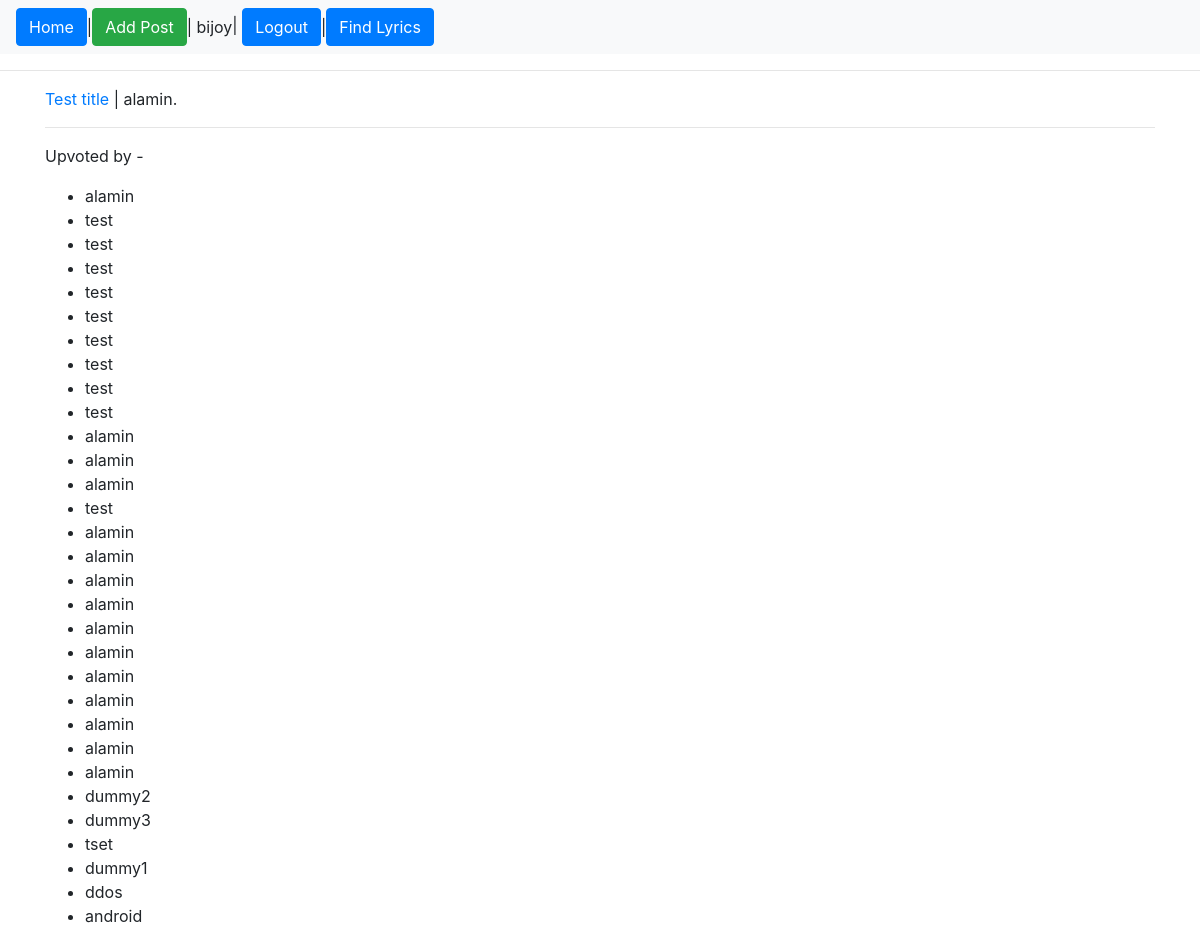
Page /post/upvoted-by/1/ (signed in) on the committed database.
### playground/models.py (models this page shows)
class Post(models.Model):
	title = models.CharField(max_length=200)
	content = models.TextField()
	author = models.ForeignKey(User, on_delete=models.CASCADE)

class Upvote(models.Model):
	post = models.ForeignKey(Post, on_delete = models.CASCADE, default=1)
	user = models.ForeignKey(User, on_delete = models.CASCADE, default=1)

### playground/views.py (the view)
# urls.py: path('post/upvoted-by/<int:post_id>/', views.upvoted_by, name='upvoted_by'),
def upvoted_by(request, post_id):
	post = get_object_or_404(Post, id=post_id)
	up_by = get_list_or_404(Upvote, post=post)
	return render(request, 'playground/upvoted_by.html',
		{'up_by': up_by, 'post': post}
	)

### playground/templates/playground/upvoted_by.html (shortened to what this page needs)
{% extends "playground/base.html" %}
{% block content %}
	<p><a href="{% url 'post_details' post.id %}">{{ post.title }}</a> | {{ post.author }}.
	</p>
	<hr>
	<p>
		Upvoted by -
	</p>
	<ul>
		{% for up in up_by %}
			<li>{{ up.user.username }}</li>
		{% endfor %}
	</ul>
{% endblock %}

### playground/templates/playground/base.html (shortened to what this page needs)
<!doctype html>
<html lang="en">
  <head>
    <link rel="stylesheet" href="https://stackpath.bootstrapcdn.com/bootstrap/4.1.1/css/bootstrap.min.css">
</head>
<body>
	<div>
		<nav class="navbar navbar-expand-lg navbar-light bg-light">
			<a href="/"><button class="btn btn-primary">Home</button></a> |
			<a href="{% url 'addPost' %}" class="btn btn-success">Add Post</a>
			{% if request.user.is_authenticated %}
				<span> | {{ request.user }}</span>
				<span>| <a href="{% url 'logout' %}" class="btn btn-primary">Logout</a></span>
			{% else %}
			 | <a href="{% url 'login' %}" class="btn btn-primary">Login</a> |
			 <a href="{% url 'signup' %}" class="btn btn-primary">SignUp</a>
			{% endif %} |
			<a href="{% url 'find_lyrics' %}" class="btn btn-primary">Find Lyrics</a>
		</nav>
	</div>
	<hr>
	<div class="container">
		{% block content %} {% endblock %}
	</div>
</body>
</html>

### rows in the picture
Post: title "Test title", author "alamin"
Upvote: user.username "alamin"
Upvote: user.username "test"
Upvote: user.username "test"
Upvote: user.username "test"
Upvote: user.username "test"
Upvote: user.username "test"
Upvote: user.username "test"
Upvote: user.username "test"
Upvote: user.username "test"
Upvote: user.username "test"
Upvote: user.username "alamin"
Upvote: user.username "alamin"
Upvote: user.username "alamin"
Upvote: user.username "test"
Upvote: user.username "alamin"
Upvote: user.username "alamin"
Upvote: user.username "alamin"
Upvote: user.username "alamin"
Upvote: user.username "alamin"
Upvote: user.username "alamin"
Upvote: user.username "alamin"
Upvote: user.username "alamin"
Upvote: user.username "alamin"
Upvote: user.username "alamin"
Upvote: user.username "alamin"
Upvote: user.username "dummy2"
Upvote: user.username "dummy3"
Upvote: user.username "tset"
Upvote: user.username "dummy1"
Upvote: user.username "ddos"
Upvote: user.username "android"

### other values in the picture
{{ request.user }} "bijoy"
